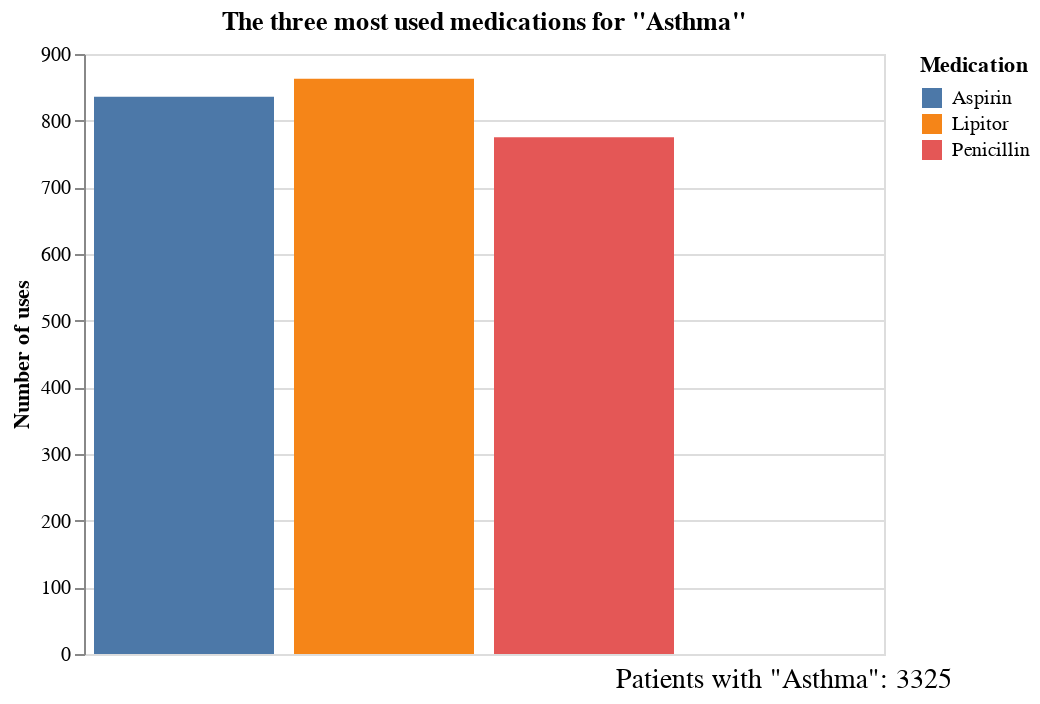

The notebook cell saved with this chart:
### Markdown cell above
Asma: medicamentos más usados, costo total en promedio, diás de estancia en promedio...

### Code cell
#Los tres medicamentos más utilizados en Asthma#

# Filtrar las filas donde "Medical Conditions" es "Asthma"
df_asthma = df_1[df_1['Medical Condition'] == 'Asthma']

# Contar las ocurrencias de cada objeto en "Medicamentos"
conteos_medicamentos = df_asthma['Medication'].value_counts()

total_asthma  = len(df_asthma)

# Seleccionar los 3 medicamentos más frecuentes
top_3_medicamentos = conteos_medicamentos.head(3).reset_index()
top_3_medicamentos.columns = ['Medication', 'Count']

# Crear una gráfica de barras con Altair
grafico_barras = alt.Chart(top_3_medicamentos).mark_bar().encode(
    x=alt.X('Medication:O', title='Medication'),
    y=alt.Y('Count:Q', title='Number of uses', axis=alt.Axis(format='d')),
    color='Medication:N',
    tooltip=[alt.Tooltip(field='Medication', type='nominal', title='Medication'),
             alt.Tooltip(field='Count', type='quantitative', title='Number of uses')]
).properties(
    title='The three most used medications for "Asthma"',
    width=400,  # Ajusta el ancho del gráfico
    height=300  # Ajusta la altura del gráfico
)

# Crear un DataFrame para el texto total
df_texto_total = pd.DataFrame({
    'x': [0],
    'y': [0],
    'texto': [f'Patients with "Asthma": {total_asthma}']
})

# Crear el gráfico de texto
texto_total = alt.Chart(df_texto_total).mark_text(
    align='center',
    baseline='bottom',
    fontSize=14,
    dy=170  # Ajusta la posición vertical del texto
).encode(
    x=alt.X('x:O', axis=None),
    y=alt.Y('y:O', axis=None),
    text='texto:N'
).properties(
    width=400,  # Ancho para el gráfico de texto
    height=300  # Altura para el gráfico de texto
)

# Combinar el gráfico de barras y el gráfico de texto
grafico_final = grafico_barras + texto_total

grafico_final

### Figure 1 — Vega-Lite specification as saved in the notebook (floating-point values rounded to 4 significant figures)
{"config": {"view": {"continuousWidth": 400, "continuousHeight": 300}}, "layer": [{"data": {"name": "data-ef9ab76ca92194ec7f5811b37911b632"}, "mark": "bar", "encoding": {"color": {"field": "Medication", "type": "nominal"}, "tooltip": [{"field": "Medication", "title": "Medication", "type": "nominal"}, {"field": "Count", "title": "Number of uses", "type": "quantitative"}], "x": {"field": "Medication", "title": "Medication", "type": "ordinal"}, "y": {"axis": {"format": "d"}, "field": "Count", "title": "Number of uses", "type": "quantitative"}}, "height": 300, "title": "The three most used medications for \"Asthma\"", "width": 400}, {"data": {"name": "data-a79e1badd40dd96774cf915b8f9b156e"}, "mark": {"type": "text", "align": "center", "baseline": "bottom", "dy": 170, "fontSize": 14}, "encoding": {"text": {"field": "texto", "type": "nominal"}, "x": {"axis": null, "field": "x", "type": "ordinal"}, "y": {"axis": null, "field": "y", "type": "ordinal"}}, "height": 300, "width": 400}], "$schema": "https://vega.github.io/schema/vega-lite/v4.17.0.json", "datasets": {"data-ef9ab76ca92194ec7f5811b37911b632": [{"Medication": "Lipitor", "Count": 863}, {"Medication": "Aspirin", "Count": 836}, {"Medication": "Penicillin", "Count": 775}], "data-a79e1badd40dd96774cf915b8f9b156e": [{"x": 0, "y": 0, "texto": "Patients with \"Asthma\": 3325"}]}}
